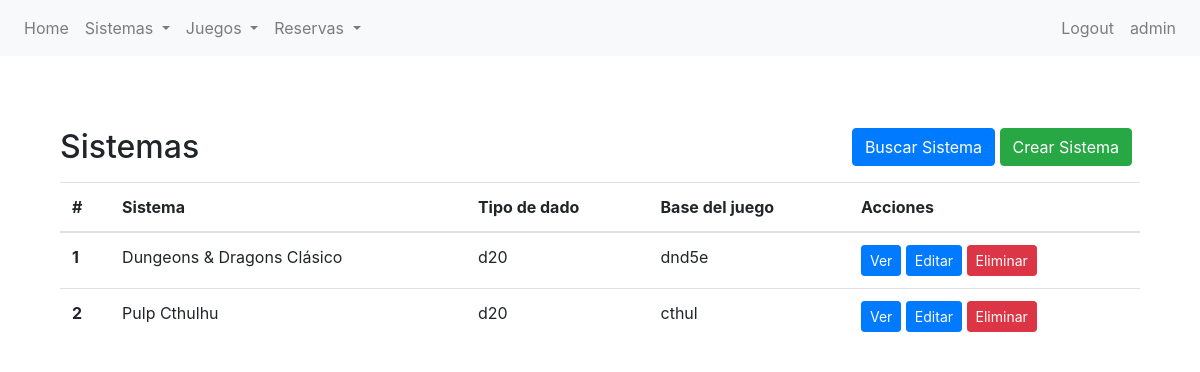
The page /partidas/sistema/list/ (signed in) on the database as committed earlier.
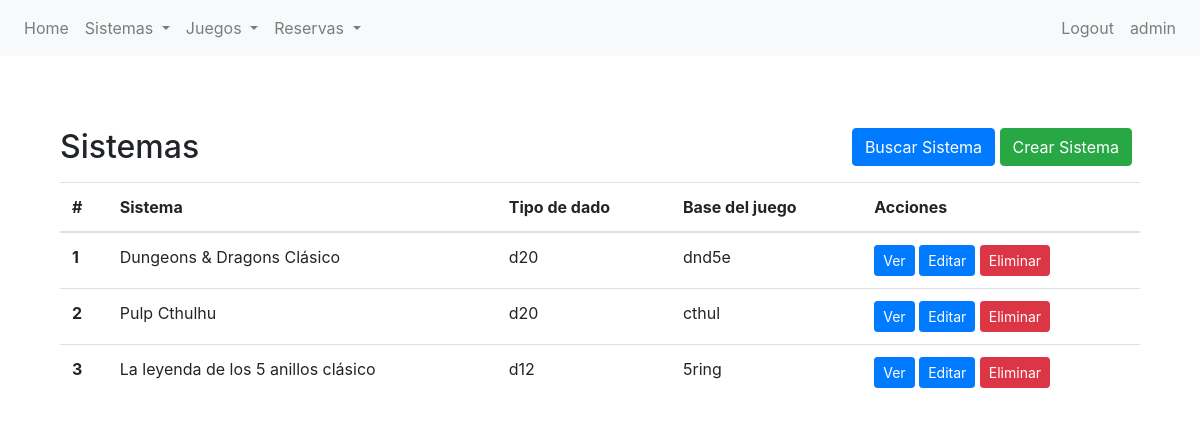
The same page on the database as committed later.
### partidas/models.py (models this page shows, shortened)
class Sistema(models.Model):
    nombre = models.CharField(max_length=100)
    dado = models.CharField(
        max_length=6,
        choices=Dado.choices,
        default=Dado.D20
        )
    base = models.CharField(
        max_length=6,
        choices=Base.choices,
        default=Base.DND5E
        )
    descripcion = models.CharField(max_length=500)

### partidas/views.py (the view)
# urls.py: path("sistema/list/", SistemaListView.as_view(), name="sistema-list"),
class SistemaListView(LoginRequiredMixin, ListView):
    model = Sistema
    template_name = "partidas/vbc/sistema-list.html"
    context_object_name = "todos_los_sistemas"

### partidas/templates/partidas/vbc/sistema-list.html (shortened to what this page needs)
{% extends 'partidas/base.html' %}
{% block content %}
<section class="py-5">
    <div class="container">
        <div class="d-flex justify-content-between align-items-center mb-3">
            <div>
                <h2 class="mb-0">Sistemas</h2>
            </div>
            <div>
                <a href="{% url 'sistema-search' %}" class="btn btn-primary">Buscar Sistema</a>
                <a href="{% url 'sistema-create' %}" class="btn btn-success mr-2">Crear Sistema</a>
            </div>
        </div>
        <table class="table">
            <thead>
                <tr>
                    <th scope="col">#</th>
                    <th scope="col">Sistema</th>
                    <th scope="col">Tipo de dado</th>
                    <th scope="col">Base del juego</th>
                    <th scope="col">Acciones</th>
                </tr>
            </thead>
            <tbody>
                {% if todos_los_sistemas %}
                {% for sistema in todos_los_sistemas %}
                <tr>
                    <th scope="row">{{ forloop.counter }}</th>
                    <td>{{ sistema.nombre }}</td>
                    <td>{{ sistema.dado }}</td>
                    <td>{{ sistema.base }}</td>
                    <td>
                        <a href="{% url 'sistema-detail' sistema.id %}" class="btn btn-primary btn-sm">Ver</a>
                        <a href="{% url 'sistema-update' sistema.id %}" class="btn btn-primary btn-sm">Editar</a>
                        <a href="{% url 'sistema-delete' sistema.id %}" class="btn btn-danger btn-sm">Eliminar</a>
                    </td>
                    {% endfor %}
                </tr>
                {% else %}
                <tr>
                    <td colspan="7">No hay Sistemas disponibles.</td>
                </tr>
                {% endif %}
            </tbody>
        </table>
    </div>
</section>
{% endblock %}

Rows that differ between the two databases and show on the page:
added Sistema: nombre "La leyenda de los 5 anillos clásico", dado "d12", base "5ring"
